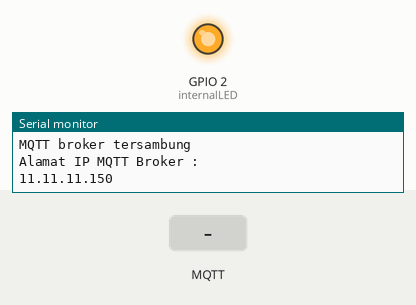
Bench run of a sketch on a simulated ESP8266 (NodeMCU). Parts: output pins drawn as LEDs (lit = HIGH), the last lines printed to the serial monitor. Inputs (shaded band) come from the test bench. WiFi joins after 1.5 s; servers stay silent unless stated; random numbers use the default seed unless the sketch sets one; no MQTT or app messages arrive unless stated.

Above: at 2.8 s.
2.9 s: MQTT message "report" arrives on the second subscribed topic
At 3.8 s:
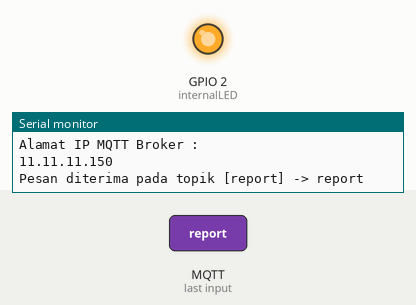
4.4 s: MQTT message "reportonline" arrives on the second subscribed topic
At 4.9 s:
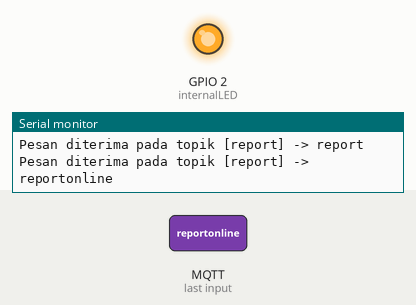
5.9 s: MQTT message "1" arrives on the second subscribed topic
At 7.2 s:
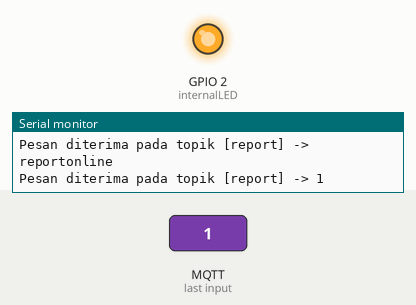
Timing chart, 0 to 8.9 s (numbered marks = the images above; inputs shaded):
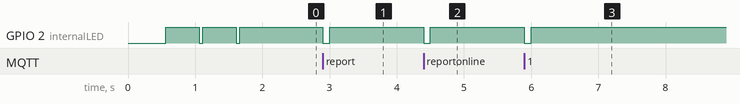

Measured:
- after the input at 2.9 s, GPIO 2 (internalLED): HIGH → LOW at once, → HIGH 0.10 s later
- after the input at 4.4 s, GPIO 2 (internalLED): HIGH → LOW at once, → HIGH 0.10 s later
- after the input at 5.9 s, GPIO 2 (internalLED): HIGH → LOW at once, → HIGH 0.10 s later

The sketch:

status_porototype.ino
```cpp
#include <ESP8266WiFi.h>
#include <PubSubClient.h>

const char* ssid = "Synology";
const char* password = "namaguee";
const char* mqtt_server = "11.11.11.150";

#define internalLED 2

WiFiClient espClient;
PubSubClient client(espClient);

int value = 0;
long lastMsg = 0;


void setup_wifi() {
  delay(10);
  Serial.println();
  Serial.print("Menyambungkan ke wifi : ");
  Serial.println(ssid);
  WiFi.begin(ssid, password);

  while (WiFi.status() != WL_CONNECTED) {
    delay(500);
    Serial.print(".");
    digitalWrite(internalLED, LOW);
    delay(50);
    digitalWrite(internalLED, HIGH);
  }
  Serial.println("");
  Serial.println("WiFi Tersambung");
  Serial.println("Alamat IP MQTT Client : ");
  Serial.println(WiFi.localIP());
}
void callback(char* topic, byte* payload, unsigned int length) {

  if (strcmp(topic,"report")==0){
      Serial.print("Pesan diterima pada topik [");
      Serial.print(topic);
      Serial.print("] -> ");
      for (int i = 0; i < length; i++) {
          Serial.print((char)payload[i]);
      }
      Serial.println();
      blinkingstatus();
  }
  if (strcmp(topic,"reportonline")==0){
      if ((char)payload[0] == '1') {
        for (int i = 0; i < length; i++) {
          Serial.print((char)payload[i]);
      }
        Serial.println("");
        blinkingstatus();
      }
  }
}
void reconnect() {
  while (!client.connected()) {
    Serial.println("Menyambungkan ke MQTT broker");
    String clientId = "ESP8266Client-";
    clientId += String(random(0xffff), HEX);
    if (client.connect(clientId.c_str())) {
      Serial.println("MQTT broker tersambung");
      Serial.println("Alamat IP MQTT Broker : ");
      Serial.println(mqtt_server);
      client.publish("reportonline","MQTT Monitor Online");
      client.subscribe("skripsi");
      client.subscribe("report");
      client.subscribe("reportonline");
    } else {
      Serial.print("failed, rc=");
      Serial.print(client.state());
      delay(5000);
    }
  }
}
void setup() {
  pinMode(BUILTIN_LED, OUTPUT);
  Serial.begin(115200);
  setup_wifi();
  client.setServer(mqtt_server, 1883);
  client.setCallback(callback);
}
void loop() {
  if (!client.connected()) {
    reconnect();
  }
  client.loop();
}
void blinkingstatus(){
    digitalWrite(internalLED, LOW);
    delay(100);
    digitalWrite(internalLED, HIGH);
  }

void reportonlinestatusled(){
    long now = millis();
    digitalWrite(internalLED, LOW);
    if (now - lastMsg > 2000) {
        lastMsg = now;
        Serial.println("Client Offline!!!");
        digitalWrite(internalLED, HIGH);
  }
}
```
